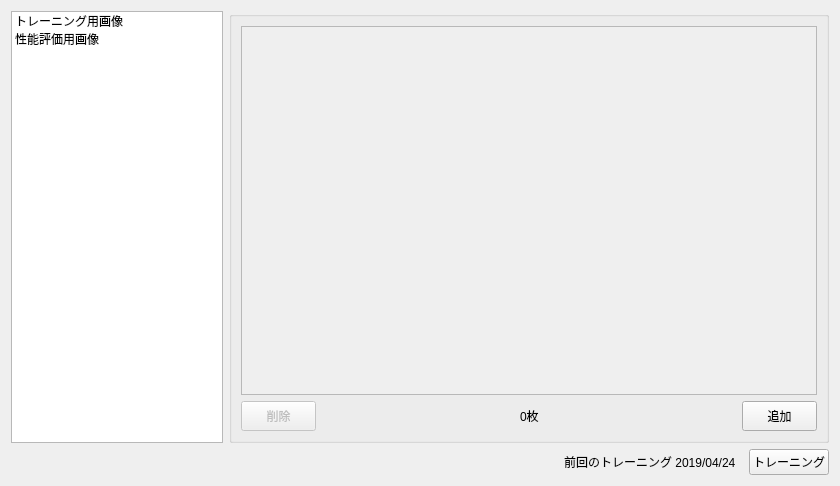
<?xml version="1.0" encoding="UTF-8"?>
<ui version="4.0">
 <class>Dataset</class>
 <widget class="QWidget" name="Dataset">
  <property name="geometry">
   <rect>
    <x>0</x>
    <y>0</y>
    <width>840</width>
    <height>486</height>
   </rect>
  </property>
  <property name="font">
   <font>
    <pointsize>9</pointsize>
   </font>
  </property>
  <property name="windowTitle">
   <string>Form</string>
  </property>
  <property name="styleSheet">
   <string notr="true"/>
  </property>
  <layout class="QVBoxLayout" name="verticalLayout_2">
   <item>
    <layout class="QHBoxLayout" name="dataset_area">
     <item>
      <widget class="QTreeWidget" name="image_list_widget">
       <property name="sizePolicy">
        <sizepolicy hsizetype="Minimum" vsizetype="Expanding">
         <horstretch>0</horstretch>
         <verstretch>0</verstretch>
        </sizepolicy>
       </property>
       <property name="maximumSize">
        <size>
         <width>212</width>
         <height>16777215</height>
        </size>
       </property>
       <property name="focusPolicy">
        <enum>Qt::StrongFocus</enum>
       </property>
       <property name="showDropIndicator" stdset="0">
        <bool>false</bool>
       </property>
       <property name="rootIsDecorated">
        <bool>false</bool>
       </property>
       <property name="itemsExpandable">
        <bool>true</bool>
       </property>
       <property name="headerHidden">
        <bool>true</bool>
       </property>
       <property name="expandsOnDoubleClick">
        <bool>false</bool>
       </property>
       <attribute name="headerVisible">
        <bool>false</bool>
       </attribute>
       <column>
        <property name="text">
         <string/>
        </property>
       </column>
       <item>
        <property name="text">
         <string>トレーニング用画像</string>
        </property>
        <property name="icon">
         <iconset resource="../../qrc/icon.qrc">
          <normaloff>:/icon/resources/base/fonts/fontawesome/dumbbell_darkGray.png</normaloff>:/icon/resources/base/fonts/fontawesome/dumbbell_darkGray.png</iconset>
        </property>
        <property name="flags">
         <set>ItemIsEnabled</set>
        </property>
        <item>
         <property name="text">
          <string>良品</string>
         </property>
         <property name="icon">
          <iconset resource="../../qrc/icon.qrc">
           <normaloff>:/icon/resources/base/fonts/fontawesome/small_check-circle_correctGreen.png</normaloff>:/icon/resources/base/fonts/fontawesome/small_check-circle_correctGreen.png</iconset>
         </property>
        </item>
       </item>
       <item>
        <property name="text">
         <string>性能評価用画像</string>
        </property>
        <property name="icon">
         <iconset resource="../../qrc/icon.qrc">
          <normaloff>:/icon/resources/base/fonts/fontawesome/gear-check_darkGray.png</normaloff>:/icon/resources/base/fonts/fontawesome/gear-check_darkGray.png</iconset>
        </property>
        <property name="flags">
         <set>ItemIsEnabled</set>
        </property>
        <item>
         <property name="text">
          <string>良品</string>
         </property>
         <property name="icon">
          <iconset resource="../../qrc/icon.qrc">
           <normaloff>:/icon/resources/base/fonts/fontawesome/small_check-circle_correctGreen.png</normaloff>:/icon/resources/base/fonts/fontawesome/small_check-circle_correctGreen.png</iconset>
         </property>
        </item>
        <item>
         <property name="text">
          <string>不良品</string>
         </property>
         <property name="icon">
          <iconset resource="../../qrc/icon.qrc">
           <normaloff>:/icon/resources/base/fonts/fontawesome/times-circle_errorRed.png</normaloff>:/icon/resources/base/fonts/fontawesome/times-circle_errorRed.png</iconset>
         </property>
        </item>
       </item>
      </widget>
     </item>
     <item>
      <widget class="QGroupBox" name="images_group_box">
       <property name="focusPolicy">
        <enum>Qt::NoFocus</enum>
       </property>
       <property name="styleSheet">
        <string notr="true"/>
       </property>
       <property name="title">
        <string/>
       </property>
       <layout class="QVBoxLayout" name="verticalLayout">
        <item>
         <widget class="QScrollArea" name="images_scroll_area">
          <property name="widgetResizable">
           <bool>true</bool>
          </property>
          <widget class="QWidget" name="images_scroll_area_widget_contents">
           <property name="geometry">
            <rect>
             <x>0</x>
             <y>0</y>
             <width>554</width>
             <height>334</height>
            </rect>
           </property>
           <property name="styleSheet">
            <string notr="true">border: none;
</string>
           </property>
           <layout class="QGridLayout" name="images_grid_area"/>
          </widget>
         </widget>
        </item>
        <item>
         <layout class="QHBoxLayout" name="actions_area">
          <item>
           <widget class="QPushButton" name="delete_images_button">
            <property name="enabled">
             <bool>false</bool>
            </property>
            <property name="sizePolicy">
             <sizepolicy hsizetype="Fixed" vsizetype="Fixed">
              <horstretch>0</horstretch>
              <verstretch>0</verstretch>
             </sizepolicy>
            </property>
            <property name="minimumSize">
             <size>
              <width>75</width>
              <height>30</height>
             </size>
            </property>
            <property name="maximumSize">
             <size>
              <width>75</width>
              <height>30</height>
             </size>
            </property>
            <property name="font">
             <font>
              <stylestrategy>PreferDefault</stylestrategy>
              <kerning>true</kerning>
             </font>
            </property>
            <property name="styleSheet">
             <string notr="true"/>
            </property>
            <property name="text">
             <string>削除</string>
            </property>
           </widget>
          </item>
          <item>
           <spacer name="actions_area_spacer">
            <property name="orientation">
             <enum>Qt::Horizontal</enum>
            </property>
            <property name="sizeHint" stdset="0">
             <size>
              <width>40</width>
              <height>20</height>
             </size>
            </property>
           </spacer>
          </item>
          <item>
           <widget class="QLabel" name="number_of_images_label">
            <property name="text">
             <string>0枚</string>
            </property>
           </widget>
          </item>
          <item>
           <spacer name="horizontalSpacer">
            <property name="orientation">
             <enum>Qt::Horizontal</enum>
            </property>
            <property name="sizeHint" stdset="0">
             <size>
              <width>40</width>
              <height>20</height>
             </size>
            </property>
           </spacer>
          </item>
          <item>
           <widget class="QToolButton" name="camera_and_images_button">
            <property name="sizePolicy">
             <sizepolicy hsizetype="Fixed" vsizetype="Fixed">
              <horstretch>0</horstretch>
              <verstretch>0</verstretch>
             </sizepolicy>
            </property>
            <property name="minimumSize">
             <size>
              <width>75</width>
              <height>30</height>
             </size>
            </property>
            <property name="maximumSize">
             <size>
              <width>75</width>
              <height>30</height>
             </size>
            </property>
            <property name="styleSheet">
             <string notr="true">padding: 0 10px;</string>
            </property>
            <property name="text">
             <string>追加</string>
            </property>
            <property name="popupMode">
             <enum>QToolButton::InstantPopup</enum>
            </property>
            <property name="toolButtonStyle">
             <enum>Qt::ToolButtonTextBesideIcon</enum>
            </property>
            <property name="autoRaise">
             <bool>false</bool>
            </property>
            <property name="arrowType">
             <enum>Qt::NoArrow</enum>
            </property>
           </widget>
          </item>
         </layout>
        </item>
       </layout>
      </widget>
     </item>
    </layout>
   </item>
   <item>
    <layout class="QHBoxLayout" name="training_area">
     <item>
      <spacer name="training_area_spacer">
       <property name="orientation">
        <enum>Qt::Horizontal</enum>
       </property>
       <property name="sizeHint" stdset="0">
        <size>
         <width>40</width>
         <height>20</height>
        </size>
       </property>
      </spacer>
     </item>
     <item>
      <widget class="QLabel" name="latest_training_date_label">
       <property name="styleSheet">
        <string notr="true">margin-right: 4px</string>
       </property>
       <property name="text">
        <string>前回のトレーニング 2019/04/24</string>
       </property>
      </widget>
     </item>
     <item>
      <widget class="QPushButton" name="train_button">
       <property name="sizePolicy">
        <sizepolicy hsizetype="Fixed" vsizetype="Preferred">
         <horstretch>0</horstretch>
         <verstretch>0</verstretch>
        </sizepolicy>
       </property>
       <property name="text">
        <string>トレーニング</string>
       </property>
       <property name="iconSize">
        <size>
         <width>24</width>
         <height>24</height>
        </size>
       </property>
       <property name="flat">
        <bool>false</bool>
       </property>
      </widget>
     </item>
    </layout>
   </item>
  </layout>
  <action name="select_images_action">
   <property name="icon">
    <iconset resource="../../qrc/icon.qrc">
     <normaloff>:/icon/resources/base/fonts/fontawesome/image_black.png</normaloff>:/icon/resources/base/fonts/fontawesome/image_black.png</iconset>
   </property>
   <property name="text">
    <string>既存の画像 </string>
   </property>
   <property name="toolTip">
    <string>既存の画像</string>
   </property>
  </action>
  <action name="camera_action">
   <property name="icon">
    <iconset resource="../../qrc/icon.qrc">
     <normaloff>:/icon/resources/base/fonts/fontawesome/camera_black.png</normaloff>:/icon/resources/base/fonts/fontawesome/camera_black.png</iconset>
   </property>
   <property name="text">
    <string>カメラで撮影</string>
   </property>
   <property name="toolTip">
    <string>カメラで撮影</string>
   </property>
  </action>
 </widget>
 <resources>
  <include location="../../qrc/icon.qrc"/>
 </resources>
 <connections/>
</ui>
